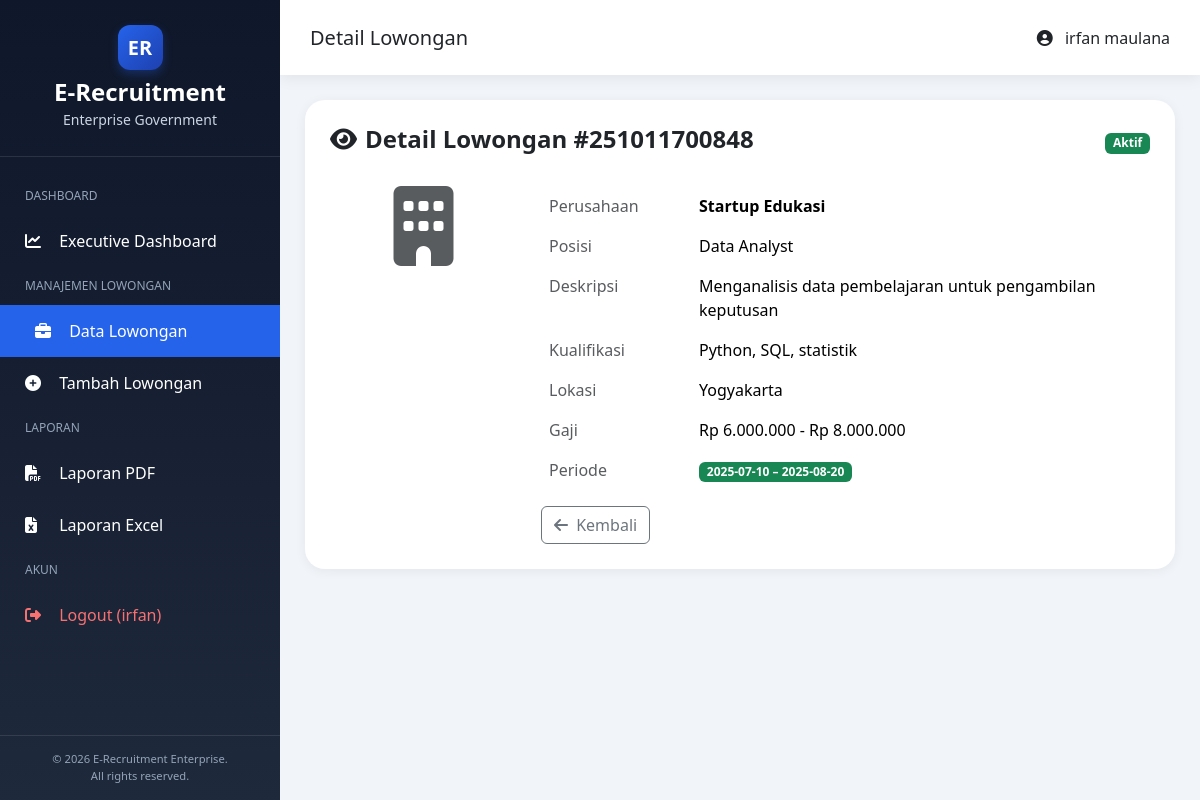
/index.php?page=lowongan_detail&id=251011700848 (signed in), run on the app's committed database.
### tables this page shows
CREATE TABLE `lowongan` (
  `id` bigint(20) NOT NULL,
  `perusahaan` varchar(100) NOT NULL,
  `posisi` varchar(100) NOT NULL,
  `deskripsi` text NOT NULL,
  `kualifikasi` text NOT NULL,
  `lokasi` varchar(100) NOT NULL,
  `gaji` varchar(50) DEFAULT NULL,
  `tanggal_buka` date NOT NULL,
  `tanggal_tutup` date NOT NULL,
  `gambar_perusahaan` varchar(255) DEFAULT NULL,
  `created_at` timestamp NOT NULL DEFAULT current_timestamp(),
  `updated_at` timestamp NOT NULL DEFAULT current_timestamp() ON UPDATE current_timestamp()
);

### controllers/LowonganController.php (called while the page is built, shortened)
<?php
require_once __DIR__ . '/../models/Lowongan.php';
class LowonganController {
    private $model;
    public function __construct() {
        $this->model = new Lowongan();
    }
    public function detail() {
        $id = $_GET['id'] ?? 0;
        $lowongan = $this->model->getById($id);
        include __DIR__ . '/../views/lowongan/detail.php';
    }
}

### config/Database.php (called while the page is built)
<?php
class Database {
    private static $instance = null;
    private $conn;
    private $host = 'localhost';
    private $dbname = 'db_uas_lowongan';
    private $user = 'root';
    private $pass = '';
    private function __construct() {
        try {
            $this->conn = new PDO(
                "mysql:host=$this->host;dbname=$this->dbname;charset=utf8",
                $this->user,
                $this->pass
            );
            $this->conn->setAttribute(PDO::ATTR_ERRMODE, PDO::ERRMODE_EXCEPTION);
        } catch (PDOException $e) {
            die("Koneksi database gagal: " . $e->getMessage());
        }
    }
    public static function getInstance() {
        if (self::$instance === null) {
            self::$instance = new Database();
        }
        return self::$instance;
    }
    public function getConnection() {
        return $this->conn;
    }
}

### models/Lowongan.php (called while the page is built, shortened)
<?php
require_once __DIR__ . '/../config/Database.php';
class Lowongan {
    private $conn;
    private $table = 'lowongan';
    public function __construct() {
        $database = Database::getInstance();
        $this->conn = $database->getConnection();
    }
    public function getById($id) {
        $stmt = $this->conn->prepare("SELECT * FROM {$this->table} WHERE id = :id");
        $stmt->bindParam(':id', $id, PDO::PARAM_INT);
        $stmt->execute();
        return $stmt->fetch(PDO::FETCH_ASSOC);
    }
}

### views/lowongan/detail.php (the view, shortened to what this page needs)
<?php
include __DIR__ . '/../header.php';
?>
<div class="panel">
    <div class="d-flex align-items-center gap-3 mb-4">
        <h4 class="fw-bold"><i class="fa fa-eye me-2"></i>Detail Lowongan #<?= $lowongan['id'] ?></h4>
        <span class="badge bg-success ms-auto">Aktif</span>
    </div>
    <div class="row">
        <div class="col-md-3 text-center">
            <?php if (!empty($lowongan['gambar_perusahaan'])): ?>
                <img src="uploads/<?= $lowongan['gambar_perusahaan'] ?>" class="img-fluid rounded mb-3" alt="Logo Perusahaan">
            <?php else: ?>
                <i class="fa fa-building fa-5x text-muted mb-3"></i>
            <?php endif; ?>
        </div>
        <div class="col-md-9">
            <table class="table table-borderless">
                <tr>
                    <td class="text-muted" style="width: 150px;">Perusahaan</td>
                    <td><strong><?= htmlspecialchars($lowongan['perusahaan']) ?></strong></td>
                </tr>
                <tr>
                    <td class="text-muted">Posisi</td>
                    <td><?= htmlspecialchars($lowongan['posisi']) ?></td>
                </tr>
                <tr>
                    <td class="text-muted">Deskripsi</td>
                    <td><?= nl2br(htmlspecialchars($lowongan['deskripsi'])) ?></td>
                </tr>
                <tr>
                    <td class="text-muted">Kualifikasi</td>
                    <td><?= nl2br(htmlspecialchars($lowongan['kualifikasi'])) ?></td>
                </tr>
                <tr>
                    <td class="text-muted">Lokasi</td>
                    <td><?= htmlspecialchars($lowongan['lokasi']) ?></td>
                </tr>
                <tr>
                    <td class="text-muted">Gaji</td>
                    <td><?= htmlspecialchars($lowongan['gaji']) ?></td>
                </tr>
                <tr>
                    <td class="text-muted">Periode</td>
                    <td>
                        <span class="badge bg-success">
                            <?= $lowongan['tanggal_buka'] ?> – <?= $lowongan['tanggal_tutup'] ?>
                        </span>
                    </td>
                </tr>
            </table>
            <a href="index.php?page=lowongan" class="btn btn-outline-secondary">
                <i class="fa fa-arrow-left me-1"></i> Kembali
            </a>
        </div>
    </div>
</div>
<?php include __DIR__ . '/../footer.php'; ?>

### views/header.php (style rules this page uses)
:root { --primary:#0f172a; --secondary:#1e293b; --accent:#2563eb; --gold:#f59e0b; --success:#10b981; --danger:#ef4444; --bg:#f1f5f9; }
body { background: var(--bg); font-family: 'Segoe UI', sans-serif; margin-left: 280px; transition: margin-left 0.3s; }
.panel { background: white; border-radius: 20px; padding: 25px; box-shadow: 0 2px 12px rgba(0,0,0,.06); margin-bottom: 25px; }

### data on the page
lowongan: id "251011700848", perusahaan "Startup Edukasi", posisi "Data Analyst", deskripsi "Menganalisis data pembelajaran untuk pengambilan keputusan", kualifikasi "Python, SQL, statistik", lokasi "Yogyakarta", gaji "Rp 6.000.000 - Rp 8.000.000", tanggal_buka "2025-07-10", tanggal_tutup "2025-08-20"

### other printed values
$_SESSION['username'] "irfan"
$pageTitle "Detail Lowongan"
$_SESSION['nama'] "irfan maulana"
